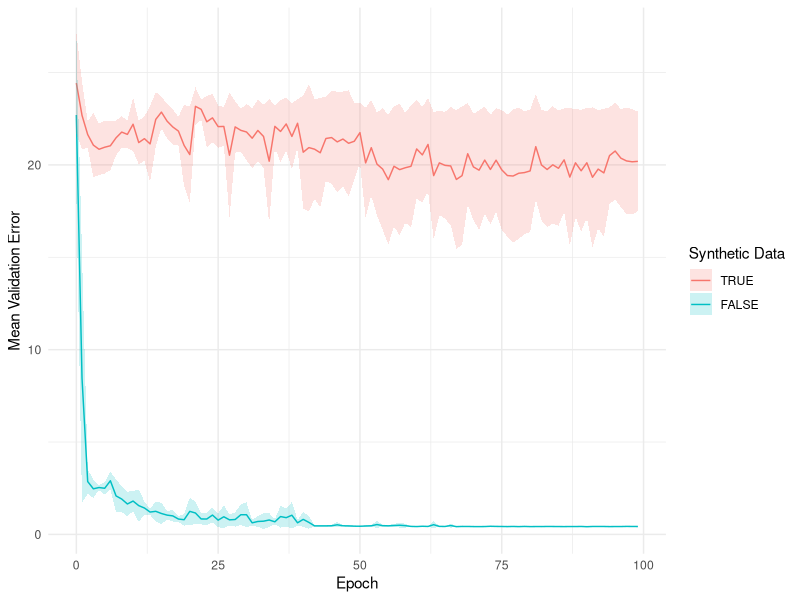
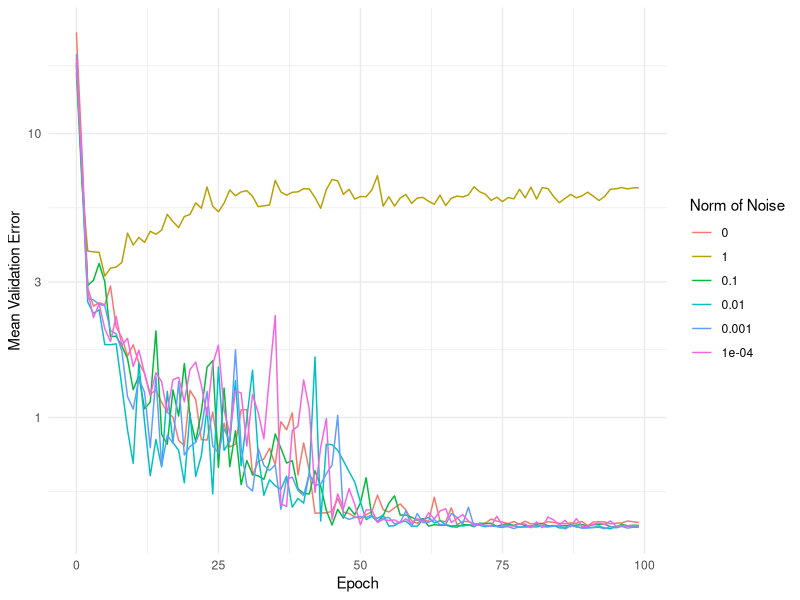

The R script that drew these images, in order:
## ---- chunk 1
knitr::opts_chunk$set(echo = TRUE)
library("tidyverse")
## ---- chunk 2
df <- tibble(
  synthetic_data = c(TRUE, rep(FALSE, 6)),
  noise = c(0, 0, 10^(0:4)),
  type=c(1:7)
)
df <- df %>% slice(rep(1:n(), each = 5)) %>%
  slice(sample(n()))
write.csv(df, "experiment.csv")
## ---- chunk 3
df <- read.csv('results.csv', header = TRUE) %>%
  mutate(
    Type = factor(Type),
    Noise = factor(Noise),
  ) %>%
  group_by(
    Type, epoch
  ) %>%
  summarize(
    Synthetic = first(Synthetic),
    Noise = first(Noise),
    epoch = first(epoch),
    mean_loss = mean(loss),
    sd_loss = 2*sd(loss) / sqrt(5),
    mean_train_error = mean(train_error),
    sd_train_error = 2*sd(train_error) / sqrt(5),
    mean_validation_error = mean(validation_error),
    sd_validation_error = 2*sd(validation_error) / sqrt(5),
    Type = first(Type)
  ) %>%
  ungroup()
df
## ---- chunk 4
ggplot(df %>% filter(Noise == 0), aes(epoch, mean_validation_error, group=Type)) +
  geom_line(aes(y=mean_validation_error, color=Type)) + 
  geom_ribbon(aes(y = mean_validation_error, ymin = mean_validation_error - sd_validation_error, ymax = mean_validation_error +sd_validation_error, fill = Type), alpha = .2) +
  theme_minimal() +
  labs(x="Epoch",
       y="Mean Validation Error") +
  scale_fill_discrete(name = "Synthetic Data", labels = c("TRUE", "FALSE")) +
  scale_color_discrete(name = "Synthetic Data", labels = c("TRUE", "FALSE"))
## ---- chunk 5
ggplot(df %>% filter(Synthetic == "False"), aes(epoch, mean_validation_error, group=Type)) +
  geom_line(aes(y=mean_validation_error, color=Type)) + 
  theme_minimal() +
  labs(x="Epoch",
       y="Mean Validation Error") +
  scale_fill_discrete(name = "Norm of Noise", labels = c(0, 1/1, 1/10, 1/100, 1/1000, 1/10000)) +
  scale_color_discrete(name = "Norm of Noise", labels = c(0, 1/1, 1/10, 1/100, 1/1000, 1/10000)) +
  scale_y_continuous(trans='log10')
